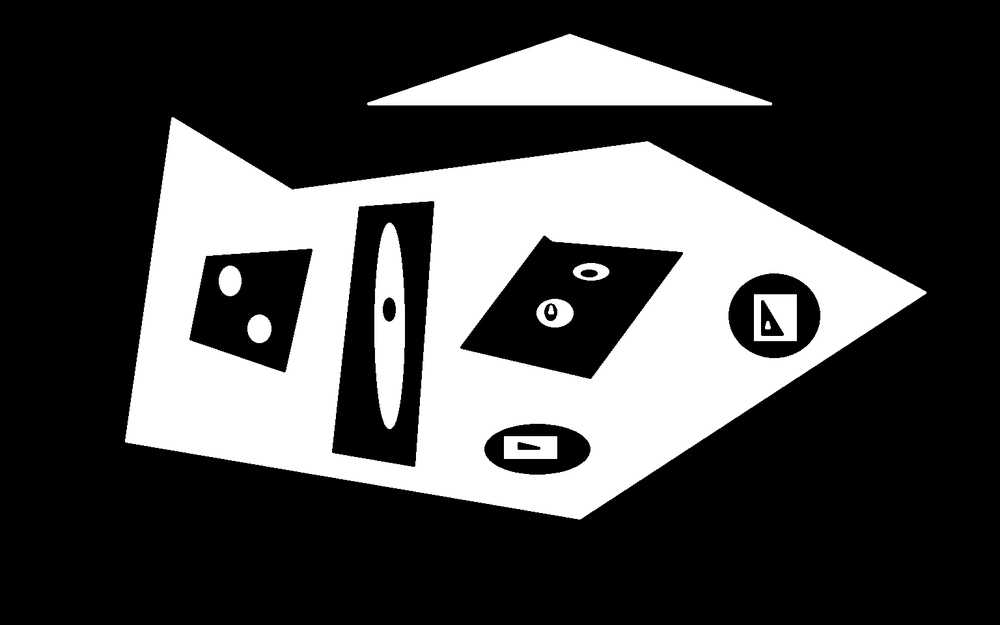
//> input picture test.png, 1000 x 625 px, shrunk from 1536 x 960 before the run
$ ./main   (built with g++ and OpenCV 4)
//> lines starting //> are read from the running program, lines starting //| are printed output that depends on the picture; after the words box and inside, x2 and y2 are one past the last pixel; in counts of white or black regions, pixels touching at a corner belong together
### include/ContourNode.h
#pragma once
#include <vector>
#include <opencv2/opencv.hpp>
/**
 * @brief Struct representing a geometric contour.
 *
 * This structure stores the key properties of a 2D contour, including its point sequence,
 * area, perimeter, and whether it forms a closed loop.
 */
struct Contour {
	std::vector<cv::Point> points;

	double area = -1.0;
	double perimeter = -1.0;
	bool isClosed = false;

	Contour(const std::vector<cv::Point>& pts) :points(pts) { computeProperties(); };
	bool isEmpty();
	void computeProperties();  // ������ܳ�
	bool doesContainContour(Contour& another);
};

/**
 * @brief Struct representing a contour node.
 *
 *
 * This structure stores the properties of a contour node, which represents the relationship of
 * different contours.
 *
 * A node has a parent(nearest outside), some children (inside) and a geometrical contour
 */
struct ContourNode {
	Contour contour;
	std::vector<ContourNode*> children;
	ContourNode* parent;

	ContourNode(std::vector<cv::Point> inputContourPoints) :contour(inputContourPoints), parent(this), children({}) {};
	~ContourNode() {
		for (auto child : children)
			delete child;
	}
	bool doesContainContourNode(ContourNode* another);
	void setParent(ContourNode* another);
	void addChildren(ContourNode* another);
};
/**
 * @brief Calculate cross-multiplication of two 2D vector
 * @param a First 2D vector const cv::Point
 * @param b Second 2D vector const cv::Point
 * @return The scalar result of the cross production (a.x * b.y - a.y * b.x) int
 */
int cross(const cv::Point& a, const cv::Point& b);
/**
 * @brief Calculate Winding number of a point with contour points of a polygon.
 * Widing number is used to identify whether point in a polygon
 * @param polygon Contour points of polygon const std::vector<cv::Point>
 * @param b Point const cv::Point
 * @return The result of Winding number int
 */
int windingNumber(const std::vector<cv::Point>& polygon, const cv::Point& point);
/**
 * @brief Identify whether a point is in a polygon
 * @param point A point cv::Point
 * @param contour A Contour object const Contour&
 * @return Whether the point is in a Contour bool
 */
bool isPointInContour(cv::Point point, const Contour& contour);
/**
 * @brief Calculate the area of a contour
 * @param points The vetor of points on contour const std::vector<cv::Point>&
 * @return Area of the contour double
 */
double computeArea(const std::vector<cv::Point>& points);
/**
 * @brief Identify is the contour closed
 * @param points The vetor of points on contour const std::vector<cv::Point>&
 * @return Whether close or not bool
 */
bool isContourClosed(const std::vector<cv::Point>& points);
/**
 * @brief Calculate contour perimeter
 * @param points The vetor of points on contour const std::vector<cv::Point>&
 * @param isClosed Whether the contour is closed const bool
 * @return Perimeter of the contour double
 */
double computePerimeter(const std::vector<cv::Point>& points, const bool isClosed);

### src/ContourNode.cpp
#include "ContourNode.h"

// Check if the contour has no points.
bool Contour::isEmpty()
{
	return points.empty();
}

// Compute area, closure status, and perimeter of the current contour.
// All properties are cached for efficiency.
// Assumes points are already populated.
void Contour::computeProperties()
{
	area = computeArea(points);
	isClosed = isContourClosed(points);
	perimeter = computePerimeter(points, isClosed);
}

// Compute the 2D cross product of vectors a and b.
// Equivalent to a.x * b.y - a.y * b.x.
// Used in geometric algorithms like point-in-polygon and convex hull.
int cross(const cv::Point& a, const cv::Point& b) {
	return a.x * b.y - a.y * b.x;
}

// Compute the winding number of a point relative to a polygon.
// A non-zero winding number means the point lies inside the polygon.
// This method is robust against concave and self-intersecting polygons.
int windingNumber(const std::vector<cv::Point>& polygon, const cv::Point& point) {
	int wn = 0;

	for (size_t i = 0; i < polygon.size(); ++i) {
		const cv::Point& a = polygon[i];
		const cv::Point& b = polygon[(i + 1) % polygon.size()];

		if (a.y <= point.y) {
			if (b.y > point.y && cross(b - a, point - a) > 0)
				++wn;  // upward crossing
		} else {
			if (b.y <= point.y && cross(b - a, point - a) < 0)
				--wn;  // downward crossing
		}
	}
	return wn;
}

// Check if a point lies inside a given contour using winding number method.
// The contour is treated as a polygon; closure is assumed if called here.
bool isPointInContour(cv::Point point, const Contour& contour)
{
	return windingNumber(contour.points, point) != 0;
}

// Determine whether the current contour fully contains another contour.
// If any point of 'another' lies outside this contour, return false.
// Special case: if this contour is a synthetic root (area = INT_MAX), always contains.
bool Contour::doesContainContour(Contour& another)
{
	if (isEmpty()) return false;
	if (!isClosed) return false;

	if (this->points.size() == 1 && this->points[0] == cv::Point(INT_MAX, INT_MAX))
		return true;  // synthetic root node

	for (auto point : another.points)
	{
		if (!isPointInContour(point, *this))
			return false;
	}
	return true;
}

// Check if this contour node geometrically contains another node's contour.
bool ContourNode::doesContainContourNode(ContourNode* another)
{
	return contour.doesContainContour(another->contour);
}

// Set the parent pointer of the node.
void ContourNode::setParent(ContourNode* another)
{
	parent = another;
}

// Add a child node and update its parent reference.
void ContourNode::addChildren(ContourNode* another)
{
	children.push_back(another);
	another->setParent(this);
}

// Compute the area of a simple polygon using the Shoelace formula.
// Formula: A = 0.5 * |∑(x_i * y_{i+1} - x_{i+1} * y_i)|
//
// Assumes the polygon is:
// - simple (non-intersecting),
// - vertex-ordered (either clockwise or counterclockwise).
//
// This method avoids triangulation and works efficiently with integer coordinates.
double computeArea(const std::vector<cv::Point>& points)
{
	double area = 0;
	int n = points.size();
	for (int i = 0; i < n; i++)
	{
		area += points[i].x * 1.0 * points[(i + 1) % n].y
		      - points[(i + 1) % n].x * 1.0 * points[i].y;
	}
	area = 0.5 * std::abs(area);
	return area;
}

// Check if a contour is closed by comparing first and last point.
// Allows 8-neighborhood connection (dx <= 1 && dy <= 1) but not identical point.
bool isContourClosed(const std::vector<cv::Point>& points)
{
	if (points.size() < 2) return false;

	cv::Point a = points.front();
	cv::Point b = points.back();

	int dx = std::abs(a.x - b.x);
	int dy = std::abs(a.y - b.y);

	return (dx <= 1 && dy <= 1) && !(dx == 0 && dy == 0);
}

// Compute the total length of the contour's edges.
// If the contour is closed, the last point connects back to the first.
double computePerimeter(const std::vector<cv::Point>& points, const bool isClosed)
{
	int n = points.size();
	double perimeter = 0;
	for (int i = 0; i < n - 1; i++)
		perimeter += norm(points[i + 1] - points[i]);

	if (isClosed)
		perimeter += norm(points.front() - points.back());

	return perimeter;
}

### src/MyContourDetector.cpp
#include "MyContourDetector.h"
#include <opencv2/imgproc.hpp>
#include <queue>
#include <unordered_map>

// 8-neighborhood directions (clockwise): E, NE, N, NW, W, SW, S, SE
const std::vector<cv::Point> dirs = {
	{1, 0}, {1, -1}, {0, -1}, {-1, -1},
	{-1, 0}, {-1, 1}, {0, 1}, {1, 1}
};

// Initialize with a dummy root node
MyContourDetector::MyContourDetector() {
	root = new ContourNode(std::vector<cv::Point>());
}

// Destructor: release all nodes
MyContourDetector::~MyContourDetector() {
	clear();
}

// Set the binary image (CV_8UC1) for processing
void MyContourDetector::setInputImage(const Mat& binary) {
	binImage = binary;
}

// Run the full detection and tree construction pipeline
void MyContourDetector::detect() {
	if (!binImage.data || binImage.channels() != 1)
		return;
	buildContourTree();
}

// Return the root of the contour tree
ContourNode* MyContourDetector::getContourTree() const {
	return root;
}

// Check if a point is within image bounds
bool isPointAvailable(int x, int y, int m, int n) {
	return x >= 0 && x < m && y >= 0 && y < n;
}

// A contour point must be white and have at least one black neighbor in 8-neighborhood
bool isContourPoint(int x, int y, int m, int n, Mat& img) {
	int temp = 0;
	for (int i = 0; i < 8; i++) {
		int newX = x + dirs[i].x, newY = y + dirs[i].y;
		if (!isPointAvailable(newX, newY, m, n)) continue;
		//The boundary must contains 1 and 0
		//Which make the & ->0
		if (!i)
			temp = img.at<uchar>(newY, newX);
		else
			temp &= img.at<uchar>(newY, newX);
	}
	return !temp;
}

// Extract all contour nodes from the binary image (flattened list)
std::vector<ContourNode*> MyContourDetector::getAllContoursFlat() {
	std::vector<ContourNode*> allNodes;

	// Add a synthetic root node to ensure tree structure
	// It is the largest ContourNode
	ContourNode* outMost = new ContourNode({});
	outMost->contour.area = INT_MAX;
	outMost->contour.points.push_back({ INT_MAX, INT_MAX });
	outMost->contour.isClosed = true;
	outMost->parent = outMost;
	allNodes.push_back(outMost);

	std::unordered_map<cv::Point, int, PointHash> allVisitedPoints;
	int n = binImage.rows, m = binImage.cols;

	for (int x = 0; x < m; x++) {
		for (int y = 0; y < n; y++) {
			if (!binImage.at<uchar>(y, x)) continue;
			if (!isContourPoint(x, y, m, n, binImage)) continue;
			if (allVisitedPoints.count({ x, y })) continue;
			ContourNode* node = traceContourFrom(x, y, allVisitedPoints);
			allNodes.push_back(node);
		}
	}
	return allNodes;
}

// Check if a point is valid for tracing: foreground, boundary, and unvisited
bool isValidBoundaryPoint(
	int x, int y, int m, int n,
	std::unordered_map<cv::Point, int, PointHash>& visitedPointsMap,
	std::unordered_map<cv::Point, int, PointHash>& allVisitedPoints,
	Mat& binImage) {

	if (!binImage.at<uchar>(y, x)) return false;
	if (!isContourPoint(x, y, m, n, binImage)) return false;
	if (visitedPointsMap.count({ x, y }) || allVisitedPoints.count({ x, y })) return false;
	return true;
}

// Trace a single contour using 8-neighborhood and direction priority (Moore's algorithm)
ContourNode* MyContourDetector::traceContourFrom(int x, int y,
	std::unordered_map<cv::Point, int, PointHash>& allVisitedPoints) {

	std::vector<cv::Point> visitedPoints;
	std::unordered_map<cv::Point, int, PointHash> visitedMap;

	cv::Point start(x, y), cur = start;
	int dir = 0;
	int rows = binImage.rows, cols = binImage.cols;
	bool isBackToStart = false;

	while (true) {
		visitedPoints.push_back(cur);
		visitedMap[cur] = 1;
		allVisitedPoints[cur] = 1;

		bool foundNext = false;
		for (int i = 0; i < 8; ++i) {
			//Core of Moore's algorithm
			//This time dir, next time (dir+6+i)%8, avoiding go back
			int checkDir = (dir + 6 + i) % 8;
			cv::Point next = cur + dirs[checkDir];

			if (!isPointAvailable(next.x, next.y, cols, rows)) continue;
			if (!isValidBoundaryPoint(next.x, next.y, cols, rows, visitedMap, allVisitedPoints, binImage)) continue;

			// Handle diagonal skips by marking midpoints
			// e.g., If you pick north east, the point of north maybe ignore by you if it is boundary of contours
			// Thus, it must be added to hashmap
			// Or it will be detected again as a small contour
			if (std::abs(dirs[checkDir].x) == 1 && std::abs(dirs[checkDir].y) == 1) {
				cv::Point mid1(cur.x + dirs[checkDir].x, cur.y);
				cv::Point mid2(cur.x, cur.y + dirs[checkDir].y);
				if (binImage.at<uchar>(mid1) > 0)
					visitedMap[mid1] = allVisitedPoints[mid1] = 1;
				if (binImage.at<uchar>(mid2) > 0)
					visitedMap[mid2] = allVisitedPoints[mid2] = 1;
			}
			//Break when it goes back to start
			if (next == start && visitedPoints.size() > 5) {
				isBackToStart = true;
				break;
			}

			dir = checkDir;
			cur = next;
			foundNext = true;
			break;
		}

		if (isBackToStart || !foundNext) break;
	}
	return new ContourNode(visitedPoints);
}

// Build a tree of contours by containment
// The parent of a node is the 1st contour which has larger area than the node
void MyContourDetector::buildContourTree() {
	std::vector<ContourNode*> allNodes = getAllContoursFlat();
	//Sort all ContourNodes by ascending area
	std::sort(allNodes.begin(), allNodes.end(), [](const ContourNode* a, const ContourNode* b) {
		return a->contour.area < b->contour.area;
	});

	int n = allNodes.size();
	for (int i = 0; i < n; i++) {
		for (int j = i + 1; j < n; j++) {
			//1st larger area found
			if (allNodes[j]->doesContainContourNode(allNodes[i])) {
				allNodes[i]->setParent(allNodes[j]);
				allNodes[j]->addChildren(allNodes[i]);
				break;
			}
		}
	}
	root = allNodes.back();
}

// BFS traversal of the contour tree (prints node count by level)
void bfsPrint(ContourNode* node) {
	std::queue<ContourNode*> q;
	if (!node) {
		std::cout << "No contours found!" << std::endl;
		return;
	}
	q.push(node);
	int layer = 0;
	std::unordered_map<int, int> layerCount;

	while (!q.empty()) {
		std::vector<ContourNode*> nextLayer;
		while (!q.empty()) {
			ContourNode* front = q.front(); q.pop();
			layerCount[layer]++;
			for (auto child : front->children)
				if (child) nextLayer.push_back(child);
		}
		layer++;
		for (auto node : nextLayer)
			q.push(node);
	}
	for (const auto& pair : layerCount)
		std::cout << "Layer " << pair.first << ": " << pair.second << std::endl;
}

// Print the contour tree structure
void MyContourDetector::printContourTree() {
	bfsPrint(root);
}

// Release the entire tree structure
void MyContourDetector::clear() {
	delete root;
	root = nullptr;
}

// Optional: recursive deletion (if not using destructors in ContourNode)
void MyContourDetector::freeTree(ContourNode* node) {
	// Deprecated in favor of RAII
}

### main.cpp
#include <opencv2/opencv.hpp>
#include <opencv2/imgproc.hpp>
#include <unordered_map>
#include "MyContourDetector.h"
using namespace cv;

int main() {
	Mat image = imread("test.png");
//> image is the input picture: 625 rows x 1000 cols, CV_8UC3; min 0, max 255, mean 71.1
	//to binary image
	Mat greayImage,binaryImage;
	cvtColor(image, greayImage, cv::COLOR_BGRA2GRAY);
	threshold(greayImage, binaryImage, 0, 255,THRESH_BINARY);
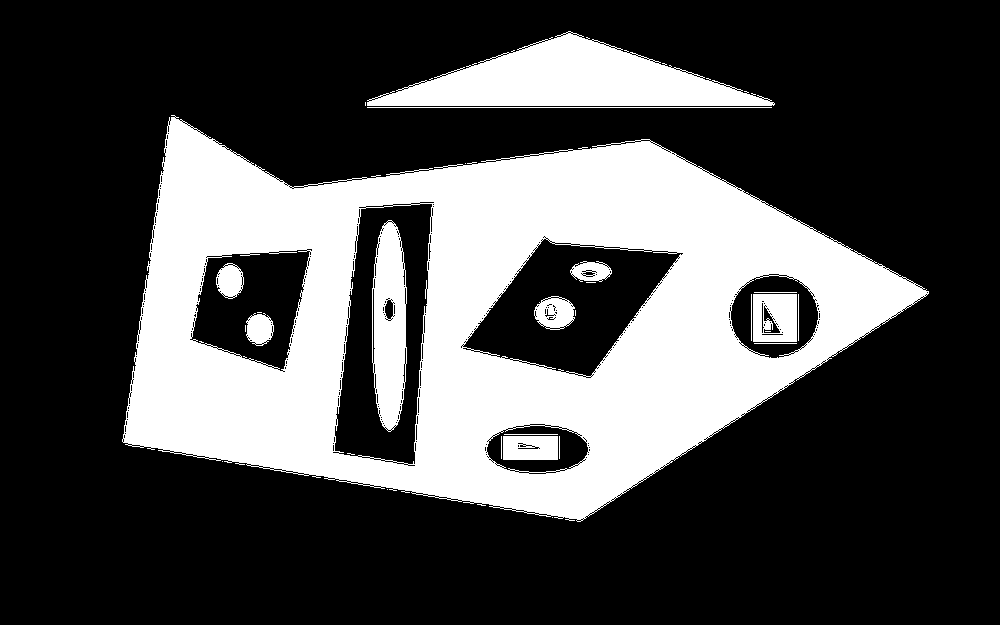
//> binaryImage: 625 rows x 1000 cols, CV_8UC1; 29.5% white; 28 white regions (11 under 20 px), largest, box (x1, y1, x2, y2) and area: (122, 115, 929, 522) 156021, (367, 31, 775, 106) 15930, (372, 220, 407, 432) 5610

	MyContourDetector* myContourDetector = new MyContourDetector();
	myContourDetector->setInputImage(binaryImage);
	myContourDetector->detect();
//> after the loop in getAllContoursFlat, `for (int x = 0; x < m; x++)`: allVisitedPoints = 15205 items; allNodes = 375 items
//> in buildContourTree, `int n = allNodes.size();`: n = 375
	myContourDetector->printContourTree();
//> in bfsPrint, `q.push(node);`: q = 1 item
//> the loop in bfsPrint, `while (!q.empty())` made 4 passes
//> after the loop in bfsPrint, `while (!q.empty())`: q = 0 items; layerCount = 4 items; layer = 4
//> the loop in bfsPrint, `for (const auto& pair : layerCount)` made 4 passes
//> pair on passes 1 to 4: (3, 15), (2, 2), (1, 357), (0, 1)
//| Layer 3: 15
//| Layer 2: 2
//| Layer 1: 357
//| Layer 0: 1
	myContourDetector->clear();
	// [20 lines of commented-out code are left out]


	return 0;
}
